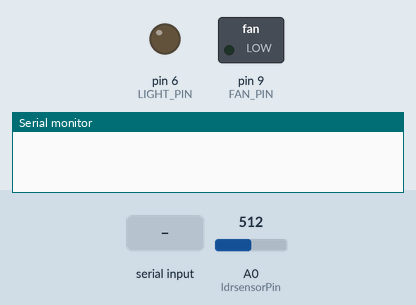
Simulated run of this sketch. Board: Arduino Uno, built with avr-gcc and run on an emulated ATmega328P. Parts: switched loads named in the sketch (green lamp = pin HIGH), output pins drawn as LEDs (lit = HIGH), the last lines printed to the serial monitor. Inputs (shaded band) come from the test bench; at power-on: A0 (ldrsensorPin) = 512.

Above: at 1.2 s.
1.3 s: "00\n" received over Serial
At 2.5 s:
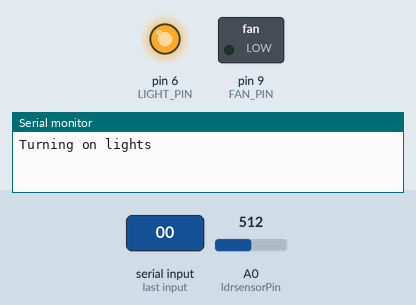
2.8 s: "02\n" received over Serial
At 3.7 s:
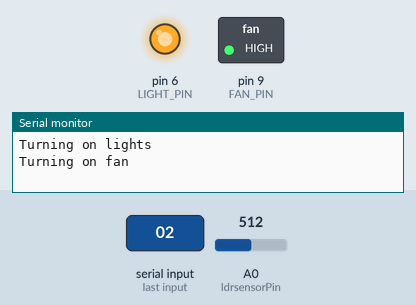
4.3 s: "01\n" received over Serial
At 4.9 s:
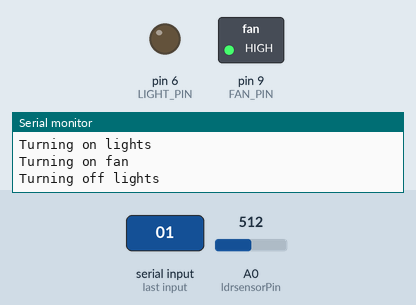
5.8 s: "06\n" received over Serial
At 7.0 s:
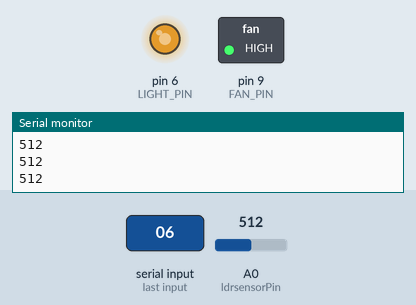
7.3 s: "03\n" received over Serial
At 8.5 s:
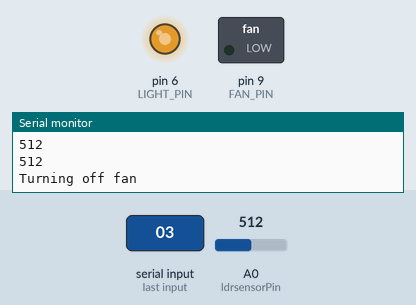
8.8 s: "0490\n" received over Serial
At 9.6 s:
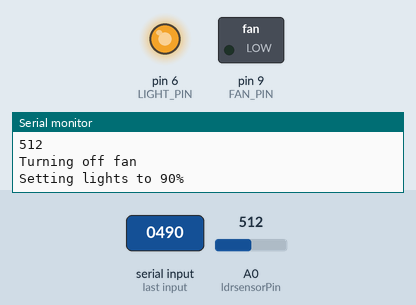
Timing chart, 0 to 11.3 s (numbered marks = the images above; inputs shaded):
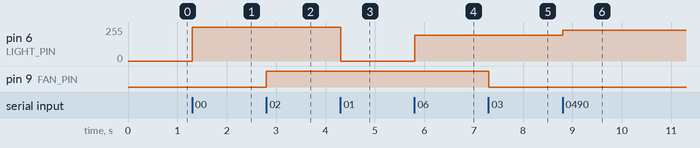

The sketch:

OverallWorkingDraft1.ino
```cpp
#define LIGHT_PIN 6  // Pin for controlling lights
#define FAN_PIN 9    // Pin for controlling fans
int pirsensorPin = 2; // Pin for the PIR sensor
int ldrsensorPin = A0;
bool adjustingLight = false; // Flag to indicate if we are adjusting light based on sensor
bool restModeActive = false; // Flag to indicate if rest mode is active

void setup() {
    Serial.begin(9600);  // Start serial communication
    pinMode(LIGHT_PIN, OUTPUT);  // Set light pin as output
    pinMode(FAN_PIN, OUTPUT);     // Set fan pin as output
    pinMode(ldrsensorPin, INPUT);    // Set sensor pin as input
    pinMode(pirsensorPin, INPUT);
    // Start with lights and fan off
    digitalWrite(LIGHT_PIN, LOW);
    digitalWrite(FAN_PIN, LOW);
}

void loop() {
    // Check for serial input
    if (Serial.available() > 0) {
        String command = Serial.readStringUntil('\n');  // Read command until newline
        command.trim();  // Remove any whitespace

        if (command == "00") {  // Command to turn on lights
            Serial.println("Turning on lights");
            analogWrite(LIGHT_PIN, 255);
            restModeActive = false; // Set the flag to
            adjustingLight = false;
        }
        else if (command == "01") {  // Command to turn off lights
            Serial.println("Turning off lights");
            analogWrite(LIGHT_PIN, 0);
            restModeActive = false; // Set the flag to true
            adjustingLight = false;
        }
        else if (command == "02") {  // Command to turn on fan
            Serial.println("Turning on fan");
            digitalWrite(FAN_PIN, HIGH);
            restModeActive = false; // Set the flag to true
            adjustingLight = false;
        }
        else if (command == "03") {  // Command to turn off fan
            Serial.println("Turning off fan");
            digitalWrite(FAN_PIN, LOW);
            restModeActive = false; // Set the flag to true
            adjustingLight = false;
        }
        else if (command.startsWith("04")) {  // Handling light percentage
            int percent = command.substring(2).toInt();
            if (percent >= 0 && percent <= 100) {
                Serial.print("Setting lights to ");
                Serial.print(percent);
                Serial.println("%");
                analogWrite(LIGHT_PIN, map(percent, 0, 100, 0, 255));  // Set light brightness
                restModeActive = false; // Set the flag to true
                adjustingLight = false;
            }
        }
        else if (command.startsWith("05")) {  // Handling fan percentage
            int percent = command.substring(2).toInt();
            if (percent >= 0 && percent <= 100) {
                Serial.print("Setting fans to ");
                Serial.print(percent);
                Serial.println("%");
                analogWrite(FAN_PIN, map(percent, 0, 100, 64, 255));  // Set fan speed
                restModeActive = false; // Set the flag to true
                adjustingLight = false;
            }
        }
        else if (command == "06") {  // Start adjusting light based on sensor readings
            Serial.println("Adjusting light based on sensor readings");
            adjustingLight = true; // Set the flag to true
            restModeActive = false;
        }
        else if (command == "07") {  // Turn off both lights and fans
            Serial.println("Turning off lights and fan");
            digitalWrite(FAN_PIN, LOW);
            digitalWrite(LIGHT_PIN, LOW);
            adjustingLight = false; // Also stop adjusting light if turned off
            restModeActive = false;
        }
        else if (command == "08") {  // Rest Mode
            Serial.println("Rest Mode activated");
            restModeActive = true; // Set the flag to true
            adjustingLight = false; // Ensure adjusting light is off
        }
    }

    // Continuously read the sensor if adjustingLight is true
    if (adjustingLight) {
        int sensorValue = analogRead(ldrsensorPin); // Read the value from the sensor
        Serial.println(sensorValue);
        analogWrite(LIGHT_PIN, map(sensorValue, 350, 1000, 255, 0)); // Adjust light based on sensor value

        // Small delay for stability
        delay(100);

        // Check if a new command has come in that might change the adjusting state
        // if (Serial.available() > 0) {
        //     String command = Serial.readStringUntil('\n');  // Read command until newline
        //     command.trim();  // Remove any whitespace

        //     // Stop adjusting if a new command is received
        //     if (command != "06") {
        //         adjustingLight = false; // Set the flag to false to stop adjusting
        //     }
        // }
    }

    // If Rest Mode is active, read the PIR sensor continuously
    if (restModeActive) {
        int pirValue = digitalRead(pirsensorPin); // Read the value from the PIR sensor
        if (pirValue == HIGH) {
            Serial.println("Motion detected: Turning on lights");
            digitalWrite(LIGHT_PIN, HIGH); // Turn on the lights
        } else {
            Serial.println("No motion: Turning off lights");
            digitalWrite(LIGHT_PIN, LOW); // Turn off the lights
        }

        // Check for new commands
        // if (Serial.available() > 0) {
        //     String command = Serial.readStringUntil('\n');  // Read command until newline
        //     command.trim();  // Remove any whitespace

        //     // Exit rest mode if a new command is received
        //     if (command != "08") {
        //         restModeActive = false; // Set the flag to false to stop rest mode
        //         // digitalWrite(LIGHT_PIN, LOW); // Turn off lights if exiting rest mode
        //     }
        // }

        // Small delay for stability
        // delay(100);
    }
}
```

Measured:
- after the input at 1.3 s, pin 6 (LIGHT_PIN): 0/255 → 255/255 at once
- after the input at 2.8 s, pin 9 (FAN_PIN): LOW → HIGH at once
- after the input at 4.3 s, pin 6 (LIGHT_PIN): 255/255 → 0/255 at once
- after the input at 5.8 s, pin 6 (LIGHT_PIN): 0/255 → 192/255 at once
- after the input at 7.3 s, pin 9 (FAN_PIN): HIGH → LOW at once
- after the input at 8.8 s, pin 6 (LIGHT_PIN): 192/255 → 229/255 at once
